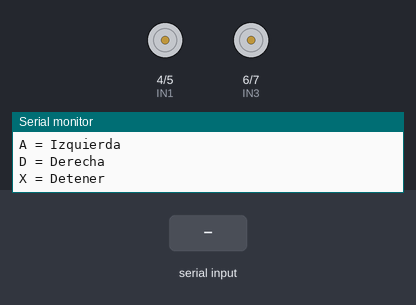
Bench run of a sketch on a simulated Arduino Uno, built with avr-gcc and run on an emulated ATmega328P. On the bench: motor-driver pin pairs drawn as motors (green arrow = first pin HIGH = forward, orange = second pin HIGH = backward, longer = more drive), the last lines printed to the serial monitor. The inputs (shaded band) are chosen by the test bench.

Above: at 1.2 s.
1.3 s: "W" received over Serial
At 1.9 s:
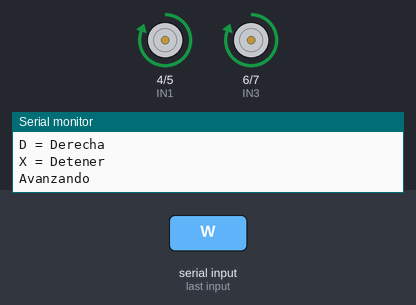
2.8 s: "S" received over Serial
At 3.1 s:
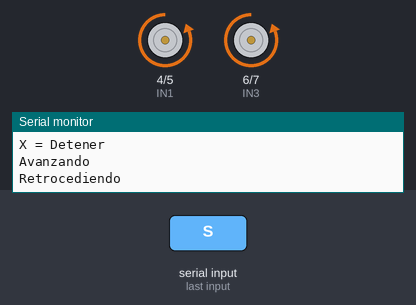
4.3 s: "A" received over Serial
At 5.4 s:
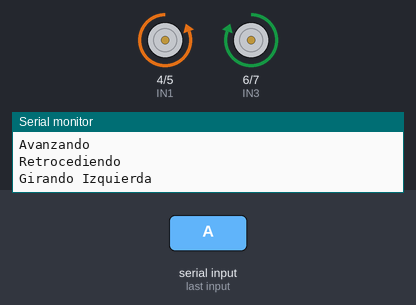
5.8 s: "D" received over Serial
At 6.6 s:
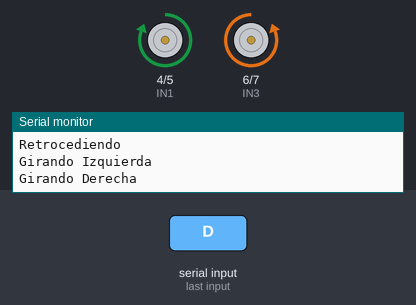
Timing chart, 0 to 8.3 s (numbered marks = the images above; inputs shaded):
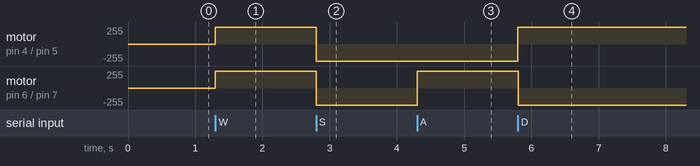

Measured:
- after the input at 1.3 s, motor on pin 4 (IN1) / pin 5 (IN2), motor on pin 6 (IN3) / pin 7 (IN4): stopped → forward 255/255 at once
- after the input at 2.8 s, motor on pin 4 (IN1) / pin 5 (IN2), motor on pin 6 (IN3) / pin 7 (IN4): forward 255/255 → backward 255/255 at once
- after the input at 4.3 s, motor on pin 6 (IN3) / pin 7 (IN4): backward 255/255 → forward 255/255 at once
- after the input at 5.8 s, motor on pin 4 (IN1) / pin 5 (IN2): backward 255/255 → forward 255/255 at once; motor on pin 6 (IN3) / pin 7 (IN4): forward 255/255 → backward 255/255 at once

The sketch:

carrito.ino
```cpp
// --- Control por Serial: MOTORES (Versión sin ENA/ENB) ---
// --- Definiciones del Motor Driver L298N ---
// (Se asume que los jumpers ENA y ENB están colocados)

int IN1 = 4;
int IN2 = 5;
int IN3 = 6;
int IN4 = 7;

void setup() {
  Serial.begin(9600);

  pinMode(IN1, OUTPUT);
  pinMode(IN2, OUTPUT);
  pinMode(IN3, OUTPUT);
  pinMode(IN4, OUTPUT);

  Serial.println("=== CONTROL DE MOTORES ===");
  Serial.println("Comandos:");
  Serial.println("W = Avanzar");
  Serial.println("S = Retroceder");
  Serial.println("A = Izquierda");
  Serial.println("D = Derecha");
  Serial.println("X = Detener");
}

void loop() {
  if (Serial.available()) {
    char comando = toupper(Serial.read());
    switch (comando) {
      case 'W': moveForward(); break;
      case 'S': moveBackward(); break;
      case 'A': turnLeft(); break;
      case 'D': turnRight(); break;
      case 'X': Stop(); break;
    }
  }
}

void moveForward() {
  digitalWrite(IN1, HIGH);
  digitalWrite(IN2, LOW);
  digitalWrite(IN3, HIGH);
  digitalWrite(IN4, LOW);
  Serial.println("Avanzando");
}

void moveBackward() {
  digitalWrite(IN1, LOW);
  digitalWrite(IN2, HIGH);
  digitalWrite(IN3, LOW);
  digitalWrite(IN4, HIGH);
  Serial.println("Retrocediendo");
}

void turnLeft() {
  digitalWrite(IN1, LOW);
  digitalWrite(IN2, HIGH);
  digitalWrite(IN3, HIGH);
  digitalWrite(IN4, LOW);
  Serial.println("Girando Izquierda");
}

void turnRight() {
  digitalWrite(IN1, HIGH);
  digitalWrite(IN2, LOW);
  digitalWrite(IN3, LOW);
  digitalWrite(IN4, HIGH);
  Serial.println("Girando Derecha");
}

void Stop() {
  digitalWrite(IN1, LOW);
  digitalWrite(IN2, LOW);
  digitalWrite(IN3, LOW);
  digitalWrite(IN4, LOW);
  Serial.println("Detenido");
}
```
